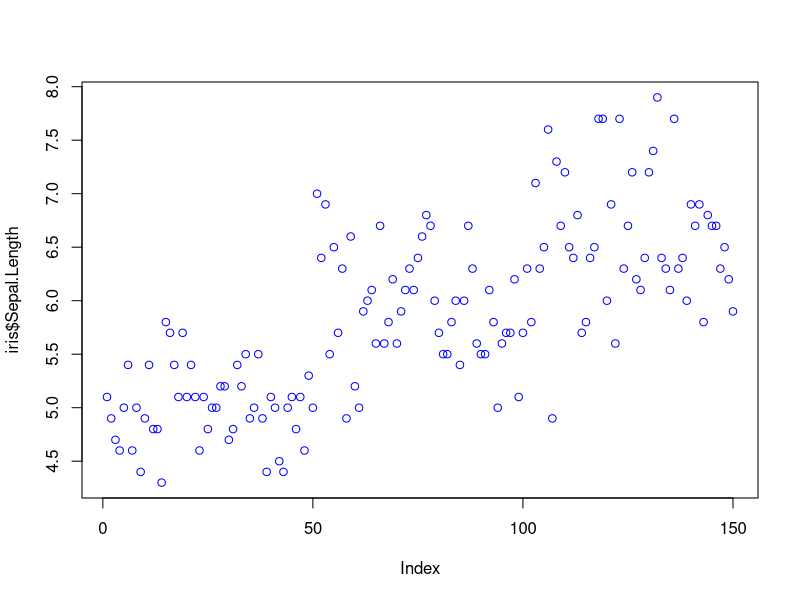
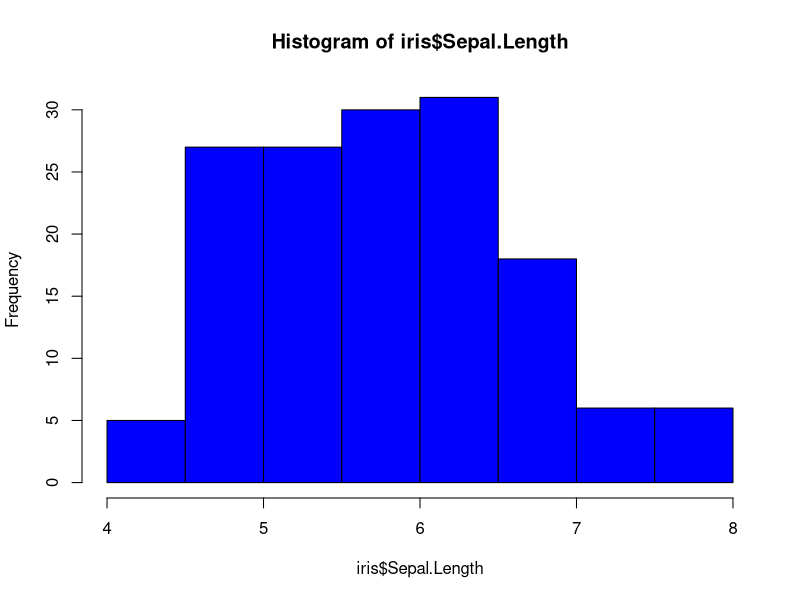

The R script that drew these images, in order:
## ---- chunk 1
summary(iris$Sepal.Length)
## ---- chunk 2
plot(iris$Sepal.Length, col="blue")
## ---- chunk 3
hist(iris$Sepal.Length, col = "blue")
